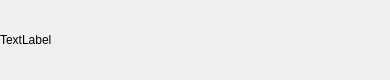
<?xml version="1.0" encoding="UTF-8"?>
<ui version="4.0">
 <class>userppt</class>
 <widget class="QWidget" name="userppt">
  <property name="geometry">
   <rect>
    <x>0</x>
    <y>0</y>
    <width>390</width>
    <height>80</height>
   </rect>
  </property>
  <property name="windowTitle">
   <string>Form</string>
  </property>
  <widget class="QLabel" name="label">
   <property name="geometry">
    <rect>
     <x>0</x>
     <y>0</y>
     <width>390</width>
     <height>80</height>
    </rect>
   </property>
   <property name="text">
    <string>TextLabel</string>
   </property>
  </widget>
 </widget>
 <resources/>
 <connections/>
</ui>
